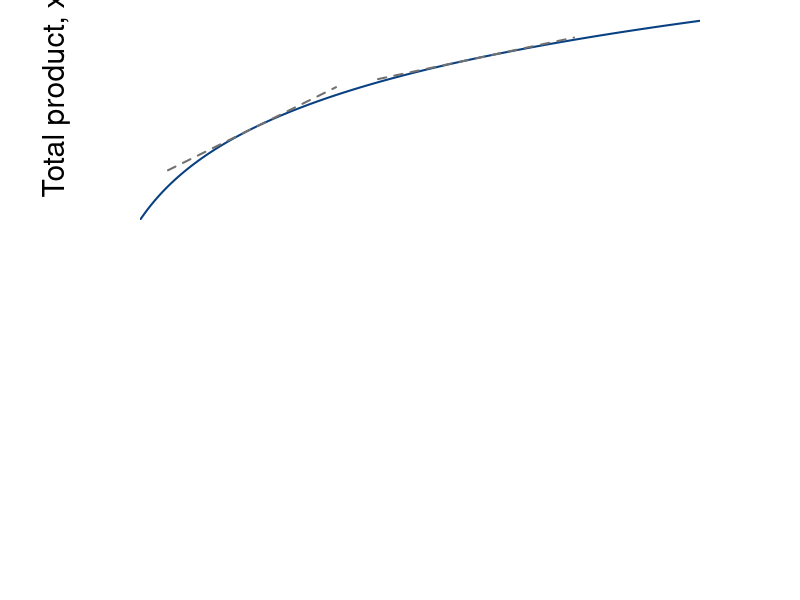

Generate this figure with R: (Note: this script raises an error after producing the figure.)
require(shape)
pdf(file = "specprodexch/production_drs_stacked.pdf", width = 9, height = 12)

#Set parameters for graphics
axislabelsize <- 1.8
labelsize <- 1.5
namesize <- 1.8
annotatesize <- 1.5
graphlinewidth <- 2
segmentlinewidth <- 1.5

COL <- c("#7fc97f", "#beaed4", "#fdc086", "#ffff99", "#386cb0", "#f0027f", "#bf5b17", "#666666")
COLA <- c("#99d8c9","#66c2a4","#41ae76", "#238b45", "#005824")
COLB <- c("#4eb3d3", "#2b8cbe", "#0868ac","#084081")
Grays <- gray.colors(25, start =1, end = 0)

#Edited the margins to cater for the larger LHS labels
par(mar =  c(4, 7, 0.2, 5), #margins
    mfrow = c(2, 1)) #stacked plots


#Change this to make it log of l 

prodFn <- function(l, k = 0.5) {
  k*log(l + 1)
}

MprodFn <- function(l, k = 0.5) {
  k*(1/(l + 1))
}

AprodFn <- function(l, k = 0.5) {
  (k*log(l + 1))/l
}

Mpline <- function(l, constant = 0.3181472, slope = 0.125){
  constant + slope*l
}

xlims <- c(0, 10)
ylims <- c(0, 1.3)

npts <- 501 
x <- seq(xlims[1], xlims[2], length.out = npts)
y <- seq(ylims[1], ylims[2], length.out = npts) 
a <- c(13, 15, 17)

plot(1, 0, xlim = xlims, ylim = ylims, type = "n",
     xlab = expression(paste("")),
     ylab = expression(paste("")), 
     xaxt = "n", 
     yaxt = "n", 
     cex.lab = axislabelsize, 
     bty = "n",
     xaxs="i", 
     yaxs="i")

# ticksy <- seq(from = 0, to = ylims[2], by = 0.25)
# ylabels <- seq(from = 0, to = ylims[2], by = 0.25)
# ticksx <- seq(from = 0, to = xlims[2], by = 1)
# xlabels <- seq(from = 0, to = xlims[2], by = 1)

npts <- 500 
xx1 <- seq(xlims[1], xlims[2], length.out = npts)
xx2 <- seq(0, xlims[2], length.out = npts)
xx3 <- seq(0.5, 3.5, length.out = npts)
xx4 <- seq(4.25, 7.75, length.out = npts)

lines(xx1, prodFn(xx1, k = 0.5), col = COLB[4], lwd = graphlinewidth)
#lines(xx2, MprodFn(xx1, k = 0.5), col = COLA[1], lwd = graphlinewidth)
#lines(xx1, AprodFn(xx1, k = 0.5), col = COLA[2], lwd = graphlinewidth)
lines(xx3, Mpline(xx3, constant = prodFn(l = 2, k = 0.5) - 2*MprodFn(l = 2, k = 0.5), slope = MprodFn(l = 2, k = 0.5)), col = Grays[21], lty = 2, lwd = graphlinewidth)
lines(xx4, Mpline(xx4, constant = prodFn(l = 6, k = 0.5) - 6*MprodFn(l = 6, k = 0.5), slope = MprodFn(l = 6, k = 0.5)), col = Grays[21], lty = 2, lwd = graphlinewidth)
#lines(xx1, indiffA1(xx1, uA = 20, rmax = 2.5, xmax = 10), col = COLB[4], lwd = graphlinewidth)

#mtext(expression(paste("Hours of labor, ", l)), side = 1, line = 2.5, cex = axislabelsize)
text(-1.5, 0.75, expression(paste("Total product, ", x)), xpd = TRUE, cex = axislabelsize, srt = 90) 

#segments(4.11765, 6.17647, 5.88, 8.88, lty = 1, col = COL[2] , lwd = graphlinewidth)
#text(7.3, 3, expression("Pareto Efficient"))
#text(7.3, 2.5, expression("Curve"))
#Arrows(7.3, 3.5, 7.3, 6.1, col = "black", lty = 1, lwd = 2, arr.type = "triangle", arr.lwd = 0.5)

segments(0, prodFn(l = 6, k = 0.5), 6, prodFn(l = 6, k = 0.5), lty = 2, col = grays[20] , lwd = segmentlinewidth)
segments(6, -2, 6, prodFn(l = 6, k = 0.5), lty = 2, col = grays[20] , lwd = segmentlinewidth, xpd = TRUE)
segments(0, 0, 6, prodFn(l = 6, k = 0.5), lty = 2, col = COLB[4] , lwd = segmentlinewidth)
points(6, prodFn(l = 6, k = 0.5), pch = 16, col = "black", cex = 1.5)

segments(0, prodFn(l = 4, k = 0.5), 4, prodFn(l = 4, k = 0.5), lty = 2, col = grays[20] , lwd = segmentlinewidth)
segments(4, -2, 4, prodFn(l = 4, k = 0.5), lty = 2, col = grays[20] , lwd = segmentlinewidth, xpd = TRUE)
segments(0, 0, 4, prodFn(l = 4, k = 0.5), lty = 2, col = COLB[4] , lwd = segmentlinewidth)
points(4, prodFn(l = 4, k = 0.5), pch = 16, col = "black", cex = 1.5)


segments(0, prodFn(l = 2, k = 0.5), 2, prodFn(l = 2, k = 0.5), lty = 2, col = grays[20] , lwd = segmentlinewidth)
segments(2, -2, 2, prodFn(l = 2, k = 0.5), lty = 2, col = grays[20] , lwd = segmentlinewidth, xpd = TRUE)
segments(0, 0, 2, prodFn(l = 2, k = 0.5), lty = 2, col = COLB[4] , lwd = segmentlinewidth)
points(2, prodFn(l = 2, k = 0.5), pch = 16, col = "black", cex = 1.5)

ticksy <- c(0, prodFn(l = 2, k = 0.5), prodFn(l = 4, k = 0.5), prodFn(l = 6, k = 0.5), ylims[2])
ylabels <- c(NA, expression(paste(0.55)), round(prodFn(l = 4, k = 0.5),2), expression(paste(0.97)), NA)
ticksx <- c(0, 2, 4, 6, xlims[2])
xlabels <- c(NA, 2, 4, 6, NA)

axis(1, at = ticksx, pos = 0, labels = xlabels, cex.axis = axislabelsize)
axis(2, at = ticksy, pos = 0, labels = ylabels, las = 1, cex.axis = axislabelsize)


#Label the iso-welfare functions for the HG, Aisha
text(8.7, 1, expression(paste("Total product")), cex = labelsize)
text(8.7, 0.9, expression(x == frac(1,2)*ln(1 + l)), cex = labelsize)


#Average Product
text(4.25, 0.28, expression(paste("Slope of ray from")), cex = labelsize)
text(4.25, 0.22, expression(paste("origin equals")), cex = labelsize)
text(4.25, 0.15, expression(paste("Average Product")), cex = labelsize)
Arrows(2.7, 0.3, 1.3, 0.3, col = "black", lty = 1, lwd = 2, arr.type = "triangle", arr.lwd = 0.5)
Arrows(4, 0.33, 4, 0.58, col = "black", lty = 1, lwd = 2, arr.type = "triangle", arr.lwd = 0.5)

#Marginal Product
text(2.2, prodFn(l = 6, k = 0.5) + 0.03, expression(paste("Slope of tangent line")), cex = labelsize)
text(2.2, prodFn(l = 6, k = 0.5) - 0.03, expression(paste("equals Marginal Product")), cex = labelsize)
Arrows(2, prodFn(l = 6, k = 0.5) - 0.075, 2, prodFn(l = 2, k = 0.5) + 0.05 , col = "black", lty = 1, lwd = 2, arr.type = "triangle", arr.lwd = 0.5)
Arrows(4, prodFn(l = 6, k = 0.5), 5.7, prodFn(l = 6, k = 0.5), col = "black", lty = 1, lwd = 2, arr.type = "triangle", arr.lwd = 0.5)


prodFn <- function(l, k = 0.5) {
  k*log(l + 1)
}

MprodFn <- function(l, k = 0.5) {
  k*(1/(l + 1))
}

AprodFn <- function(l, k = 0.5) {
  (k*log(l + 1))/l
}

Mpline <- function(l, constant = 0.3181472, slope = 0.125){
  constant + slope*l
}
xlims <- c(0, 10)
ylims <- c(0, 0.5)

npts <- 501 
x <- seq(xlims[1], xlims[2], length.out = npts)
y <- seq(ylims[1], ylims[2], length.out = npts) 
a <- c(13, 15, 17)

plot(0, 0, xlim = xlims, ylim = ylims, type = "n",
     xlab = expression(paste("")),
     ylab = expression(paste("")), 
     xaxt = "n", 
     yaxt = "n", 
     bty = "n",
     xaxs="i", 
     yaxs="i")


ticksy <- c(0, MprodFn(l = 6, k = 0.5), MprodFn(l = 4, k = 0.5), AprodFn(l = 6, k = 0.5),   MprodFn(l = 2, k = 0.5), AprodFn(l = 4, k = 0.5), AprodFn(l = 2, k = 0.5),  ylims[2])
ylabels <- c(NA,  0.07, round(MprodFn(l = 4, k = 0.5),2), NA, NA, round(AprodFn(l = 4, k = 0.5),2), 0.27, NA)
ticksx <- c(0, 2, 4, 6, xlims[2])
xlabels <- c(NA, 2, 4, 6, NA)

text(-0.66, 0.17, 0.17, xpd = TRUE, cex = labelsize) 
text(-0.66, 0.15, 0.16, xpd = TRUE, cex = labelsize) 

axis(1, at = ticksx, pos = 0, labels = xlabels, cex.axis = labelsize)
axis(2, at = ticksy, pos = 0, labels = ylabels, las = 1, cex.axis = labelsize)

npts <- 500 
xx1 <- seq(xlims[1], xlims[2], length.out = npts)

xx3 <- seq(1, 3, length.out = npts)
xx4 <- seq(5, 7, length.out = npts)

lines(xx1, MprodFn(xx1, k = 0.5), col = COLA[3], lwd = graphlinewidth)
lines(xx1, AprodFn(xx1, k = 0.5), col = COLA[4], lwd = graphlinewidth)

#Axis Labels
mtext(expression(paste("Hours of labor, ", l)), side = 1, line = 2.5, cex = axislabelsize)
text(-1.5, 0.5*ylims[2], expression(paste("Average & marginal product, ", list(ap,mp) )), xpd = TRUE, cex = axislabelsize, srt = 90) 



#Margin
segments(6, 0, 6, ylims[2]+1, lty = 2, col = grays[20] , lwd = segmentlinewidth, xpd = TRUE)
segments(0, MprodFn(l = 6, k = 0.5), 6, MprodFn(l = 6, k = 0.5), lty = 2, col = grays[20] , lwd = segmentlinewidth)
segments(0, AprodFn(l = 6, k = 0.5), 6, AprodFn(l = 6, k = 0.5), lty = 2, col = grays[20] , lwd = segmentlinewidth)
points(6, MprodFn(l = 6, k = 0.5), pch = 16, col = "black", cex = 1.2)
points(6, AprodFn(l = 6, k = 0.5), pch = 16, col = "black", cex = 1.2)

segments(4, 0, 4, ylims[2]+1, lty = 2, col = grays[20] , lwd = segmentlinewidth, xpd = TRUE)
segments(0, MprodFn(l = 4, k = 0.5), 4, MprodFn(l = 4, k = 0.5), lty = 2, col = grays[20] , lwd = segmentlinewidth)
segments(0, AprodFn(l = 4, k = 0.5), 4, AprodFn(l = 4, k = 0.5), lty = 2, col = grays[20] , lwd = segmentlinewidth)
points(4, MprodFn(l = 4, k = 0.5), pch = 16, col = "black", cex = 1.2)
points(4, AprodFn(l = 4, k = 0.5), pch = 16, col = "black", cex = 1.2)


segments(2, 0, 2, ylims[2]+1, lty = 2, col = grays[20] , lwd = segmentlinewidth, xpd = TRUE)
segments(0, MprodFn(l = 2, k = 0.5), 2, MprodFn(l = 2, k = 0.5), lty = 2, col = grays[20] , lwd = segmentlinewidth)
segments(0, AprodFn(l = 2, k = 0.5), 2, AprodFn(l = 2, k = 0.5), lty = 2, col = grays[20] , lwd = segmentlinewidth)
points(2, MprodFn(l = 2, k = 0.5), pch = 16, col = "black", cex = 1.2)
points(2, AprodFn(l = 2, k = 0.5), pch = 16, col = "black", cex = 1.2)

#Label the iso-welfare functions for the HG, Aisha
text(8.2, 1.1, expression(paste("Total Product")))
text(8.2, 1, expression(x == frac(1,50)*(l)^2))


#Marginal Product
#text(6, 0.1, expression(paste("Slope of tangent line")))
text(10, MprodFn(l = 9.5, k = 0.5) + 0.055, expression(paste("Marginal product")), cex = annotatesize, xpd = TRUE)
text(10, MprodFn(l = 9.5, k = 0.5) + 0.015, expression(paste(mp(l) == frac(1,2*(l+1) ))), cex = annotatesize, xpd = TRUE)

#Average Product
text(10, AprodFn(l = 9.5, k = 0.5) + 0.1, expression(paste("Average product")), cex = annotatesize, xpd = TRUE)
text(10, AprodFn(l = 9.5, k = 0.5) + 0.05, expression(paste(ap(l) == frac(1,'2l')*(ln(l+1)) )), cex = annotatesize, xpd = TRUE)


dev.off()
